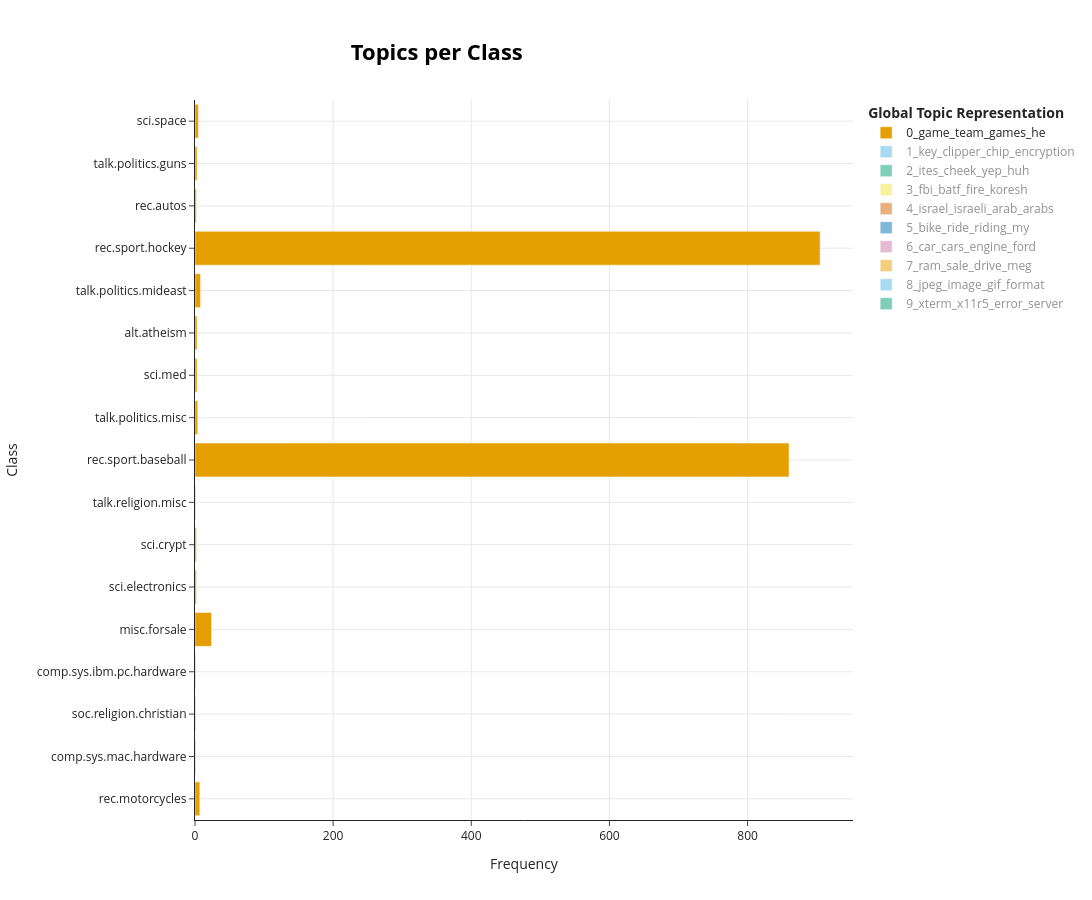

Here is the notebook cell this chart was saved with:
### Markdown cell above
The classes variable contains the class for each document. Then, we simply visualize these topics per class:

### Code cell
topic_model.visualize_topics_per_class(topics_per_class, top_n_topics=10)

### Figure 1 — Plotly figure (JSON) as saved in the notebook; plotly's stock layout.template omitted (floating-point values rounded to 4 significant figures)
{"data": [{"hoverinfo": "text", "hovertext": ["<b>Topic 0</b><br>Words: cage, anouncers, c5px3nkw0murdochaccvirginiaedu, booths, sumpreme", "<b>Topic 0</b><br>Words: jcssageccpurdueedu, pureesageccjcs, stalnaker, oooo, ernest", "<b>Topic 0</b><br>Words: sturm, doug, familiar, anyone, with", "<b>Topic 0</b><br>Words: quinea, papua, translation, buying, seriously", "<b>Topic 0</b><br>Words: tickets, ticket, contains, airlines, airline", "<b>Topic 0</b><br>Words: soccer, conference, philcmacseemcgillca, chicago, 45th", "<b>Topic 0</b><br>Words: ticket, v4, v5, yall, reversed", "<b>Topic 0</b><br>Words: hoffer, mentions, fanatic, noone, anymore", "<b>Topic 0</b><br>Words: game, team, he, games, year", "<b>Topic 0</b><br>Words: chrysler, chorus, dollar, sf, paxton", "<b>Topic 0</b><br>Words: bogota, paz, sulfites, sharen, stiffness", "<b>Topic 0</b><br>Words: carpenter, pressuretreated, carpenters, stairs, conner", "<b>Topic 0</b><br>Words: prisoners, sections, stones, pitchers, hairdresser", "<b>Topic 0</b><br>Words: game, team, hockey, games, 25", "<b>Topic 0</b><br>Words: sonnet, execs, opel, saab, stealing", "<b>Topic 0</b><br>Words: phill, allsacred, hungry, polar, drew", "<b>Topic 0</b><br>Words: station, clementine, song, askin, costigan"], "marker": {"color": "#E69F00"}, "name": "0_game_team_games_he", "orientation": "h", "type": "bar", "visible": true, "x": [7, 1, 1, 1, 24, 2, 2, 1, 860, 4, 3, 3, 8, 905, 2, 3, 5], "y": ["rec.motorcycles", "comp.sys.mac.hardware", "soc.religion.christian", "comp.sys.ibm.pc.hardware", "misc.forsale", "sci.electronics", "sci.crypt", "talk.religion.misc", "rec.sport.baseball", "talk.politics.misc", "sci.med", "alt.atheism", "talk.politics.mideast", "rec.sport.hockey", "rec.autos", "talk.politics.guns", "sci.space"]}, {"hoverinfo": "text", "hovertext": ["<b>Topic 1</b><br>Words: brilliant, flaw, sign, seriously, shown", "<b>Topic 1</b><br>Words: sequences, parser, esc, dsc, compliant", "<b>Topic 1</b><br>Words: key, address123, namejoe, rulesregulationslaws, cityanytown", "<b>Topic 1</b><br>Words: key, clipper, chip, encryption, keys", "<b>Topic 1</b><br>Words: initiative, wiretapping, urge, wellknown, clintons", "<b>Topic 1</b><br>Words: ssn, whoa, smoking, foods, eh", "<b>Topic 1</b><br>Words: keys, mathew, broadcasting, impropriety, government", "<b>Topic 1</b><br>Words: monitoring, peacenet, beijing, encyrption, igcs", "<b>Topic 1</b><br>Words: lterature, lloking, plase, prizms, lsi", "<b>Topic 1</b><br>Words: rewards, info, npr, secure, public", "<b>Topic 1</b><br>Words: intelliegence, mena, executives, corporate, steal"], "marker": {"color": "#56B4E9"}, "name": "1_key_clipper_chip_encryption", "orientation": "h", "type": "bar", "visible": "legendonly", "x": [1, 1, 4, 583, 6, 1, 3, 1, 2, 4, 1], "y": ["comp.graphics", "comp.windows.x", "sci.electronics", "sci.crypt", "talk.politics.misc", "sci.med", "alt.atheism", "talk.politics.mideast", "rec.autos", "talk.politics.guns", "sci.space"]}, {"hoverinfo": "text", "hovertext": ["<b>Topic 2</b><br>Words: yep, huh, ignore, forget, lets", "<b>Topic 2</b><br>Words: each, ites, cheek, yep, huh", "<b>Topic 2</b><br>Words: ites, cheek, yep, huh, ken", "<b>Topic 2</b><br>Words: ites, cheek, yep, huh, ken", "<b>Topic 2</b><br>Words: ites, cheek, yep, huh, ken", "<b>Topic 2</b><br>Words: ites, cheek, yep, huh, ken", "<b>Topic 2</b><br>Words: ites, cheek, yep, huh, ken", "<b>Topic 2</b><br>Words: ken, ites, cheek, yep, huh", "<b>Topic 2</b><br>Words: ites, cheek, yep, huh, ken", "<b>Topic 2</b><br>Words: ites, cheek, yep, huh, ken", "<b>Topic 2</b><br>Words: ites, cheek, yep, huh, ken", "<b>Topic 2</b><br>Words: why, ites, cheek, yep, huh", "<b>Topic 2</b><br>Words: ites, cheek, yep, huh, ken", "<b>Topic 2</b><br>Words: ites, cheek, yep, huh, ken", "<b>Topic 2</b><br>Words: ites, cheek, yep, huh, ken", "<b>Topic 2</b><br>Words: ites, cheek, yep, huh, ken", "<b>Topic 2</b><br>Words: ites, cheek, yep, huh, ken", "<b>Topic 2</b><br>Words: ites, cheek, 15, yep, huh", "<b>Topic 2</b><br>Words: ites, cheek, yep, huh, ken", "<b>Topic 2</b><br>Words: ites, cheek, yep, huh, ken"], "marker": {"color": "#009E73"}, "name": "2_ites_cheek_yep_huh", "orientation": "h", "type": "bar", "visible": "legendonly", "x": [31, 35, 22, 19, 6, 38, 18, 17, 26, 29, 23, 38, 19, 30, 20, 21, 24, 56, 24, 32], "y": ["rec.motorcycles", "comp.sys.mac.hardware", "soc.religion.christian", "comp.graphics", "comp.windows.x", "comp.os.ms-windows.misc", "comp.sys.ibm.pc.hardware", "misc.forsale", "sci.electronics", "sci.crypt", "talk.religion.misc", "rec.sport.baseball", "talk.politics.misc", "sci.med", "alt.atheism", "talk.politics.mideast", "rec.sport.hockey", "rec.autos", "talk.politics.guns", "sci.space"]}, {"hoverinfo": "text", "hovertext": ["<b>Topic 3</b><br>Words: doom, catch, department, inflicting, nyc", "<b>Topic 3</b><br>Words: compound, prophet, claimed, tear, koresh", "<b>Topic 3</b><br>Words: butane, nontoxic, phosgene, asphyxia, teletype", "<b>Topic 3</b><br>Words: waco, fbi, tactic, xd, massacre", "<b>Topic 3</b><br>Words: koresh, fbi, fire, batf, compound", "<b>Topic 3</b><br>Words: batf, fbi, koresh, fire, compound", "<b>Topic 3</b><br>Words: workers, employees, osha, afscme, inmates", "<b>Topic 3</b><br>Words: koresh, wp50, sequel, david, finished", "<b>Topic 3</b><br>Words: gerard, police, willett, adl, philippines", "<b>Topic 3</b><br>Words: batf, kindling, warrant, concussion, compound", "<b>Topic 3</b><br>Words: fbi, fire, batf, koresh, compound", "<b>Topic 3</b><br>Words: projectile, gun, chamber, barrel, gas"], "marker": {"color": "#F0E442"}, "name": "3_fbi_batf_fire_koresh", "orientation": "h", "type": "bar", "visible": "legendonly", "x": [1, 2, 5, 6, 58, 79, 4, 8, 2, 4, 275, 3], "y": ["rec.motorcycles", "soc.religion.christian", "sci.electronics", "sci.crypt", "talk.religion.misc", "talk.politics.misc", "sci.med", "alt.atheism", "talk.politics.mideast", "rec.autos", "talk.politics.guns", "sci.space"]}, {"hoverinfo": "text", "hovertext": ["<b>Topic 4</b><br>Words: tyre, boat, lebanon, bombings, guerrilla", "<b>Topic 4</b><br>Words: antidefamation, francisco, league, police, san", "<b>Topic 4</b><br>Words: existsthey, palastinians, afghans, philistines, sightseeing", "<b>Topic 4</b><br>Words: israel, israeli, arab, arabs, jews"], "marker": {"color": "#D55E00"}, "name": "4_israel_israeli_arab_arabs", "orientation": "h", "type": "bar", "visible": "legendonly", "x": [1, 2, 3, 322], "y": ["talk.religion.misc", "talk.politics.misc", "alt.atheism", "talk.politics.mideast"]}, {"hoverinfo": "text", "hovertext": ["<b>Topic 5</b><br>Words: bike, ride, riding, my, passenger", "<b>Topic 5</b><br>Words: annoying, sitting, notice, talking, christian", "<b>Topic 5</b><br>Words: courts, upheld, progressive, outright, violate", "<b>Topic 5</b><br>Words: train, 60mph, bullet, stationary, moving", "<b>Topic 5</b><br>Words: embassies, immunity, plates, parking, restricted", "<b>Topic 5</b><br>Words: cretinous, copped, seconded, drivers, chooses", "<b>Topic 5</b><br>Words: car, lane, driving, bike, speed", "<b>Topic 5</b><br>Words: roads, public, drunk, drivers, manditory", "<b>Topic 5</b><br>Words: mcelwane, rigidly, insemination, kmart, drinking"], "marker": {"color": "#0072B2"}, "name": "5_bike_ride_riding_my", "orientation": "h", "type": "bar", "visible": "legendonly", "x": [236, 1, 1, 1, 3, 3, 43, 4, 1], "y": ["rec.motorcycles", "comp.sys.ibm.pc.hardware", "sci.crypt", "talk.religion.misc", "talk.politics.misc", "alt.atheism", "rec.autos", "talk.politics.guns", "sci.space"]}, {"hoverinfo": "text", "hovertext": ["<b>Topic 6</b><br>Words: octane, car, cx500, cbr, 1990", "<b>Topic 6</b><br>Words: 3931216, cobalt, dinette, milano, exsoviet", "<b>Topic 6</b><br>Words: bulgaria, vesselin, embargo, controls, plenty", "<b>Topic 6</b><br>Words: se400, rainslick, wipes, flu, 1997", "<b>Topic 6</b><br>Words: car, cars, engine, ford, mustang", "<b>Topic 6</b><br>Words: rs71, mippselled, lbj, dubbed, sr71"], "marker": {"color": "#CC79A7"}, "name": "6_car_cars_engine_ford", "orientation": "h", "type": "bar", "visible": "legendonly", "x": [8, 2, 1, 1, 226, 1], "y": ["rec.motorcycles", "misc.forsale", "sci.crypt", "alt.atheism", "rec.autos", "sci.space"]}, {"hoverinfo": "text", "hovertext": ["<b>Topic 7</b><br>Words: eu, price, ram, apple, duo", "<b>Topic 7</b><br>Words: 50, 300, 10, 495, 35", "<b>Topic 7</b><br>Words: 48650s39288mb15200mbdisk, applesapples, functinality, cost, pcs", "<b>Topic 7</b><br>Words: mailorder, library, clip, art, eps", "<b>Topic 7</b><br>Words: motherboard, gateway, monitor, mb, card", "<b>Topic 7</b><br>Words: sale, ram, drive, meg, shipping", "<b>Topic 7</b><br>Words: pcb, traces, 256k, mono, 80x25", "<b>Topic 7</b><br>Words: totalled, miata, dell, 10k, rumor"], "marker": {"color": "#E69F00"}, "name": "7_ram_sale_drive_meg", "orientation": "h", "type": "bar", "visible": "legendonly", "x": [25, 2, 1, 6, 45, 120, 4, 1], "y": ["comp.sys.mac.hardware", "comp.graphics", "comp.windows.x", "comp.os.ms-windows.misc", "comp.sys.ibm.pc.hardware", "misc.forsale", "sci.electronics", "rec.autos"]}, {"hoverinfo": "text", "hovertext": ["<b>Topic 8</b><br>Words: code, jpeg, available, transoft, modula", "<b>Topic 8</b><br>Words: jpeg, image, gif, format, file", "<b>Topic 8</b><br>Words: gif, format, files, locate, file", "<b>Topic 8</b><br>Words: image, jpeg, file, images, gif", "<b>Topic 8</b><br>Words: melbourne, interleaves, ph036603243, 2476v, fax036621060", "<b>Topic 8</b><br>Words: nihimage, compressed, nssdc, display, images"], "marker": {"color": "#56B4E9"}, "name": "8_jpeg_image_gif_format", "orientation": "h", "type": "bar", "visible": "legendonly", "x": [4, 157, 12, 23, 2, 2], "y": ["comp.sys.mac.hardware", "comp.graphics", "comp.windows.x", "comp.os.ms-windows.misc", "comp.sys.ibm.pc.hardware", "sci.space"]}, {"hoverinfo": "text", "hovertext": ["<b>Topic 9</b><br>Words: 18002311570, gcc, tech, line, support", "<b>Topic 9</b><br>Words: dogfight, bugs, sometimes, multiverse, client", "<b>Topic 9</b><br>Words: xterm, x11r5, error, server, sun", "<b>Topic 9</b><br>Words: const, hashentry, virtual, hwindow, void", "<b>Topic 9</b><br>Words: gcc, libc, bad, ram, kernel"], "marker": {"color": "#009E73"}, "name": "9_xterm_x11r5_error_server", "orientation": "h", "type": "bar", "visible": "legendonly", "x": [1, 6, 180, 4, 1], "y": ["comp.sys.mac.hardware", "comp.graphics", "comp.windows.x", "comp.os.ms-windows.misc", "comp.sys.ibm.pc.hardware"]}], "layout": {"height": 900, "hoverlabel": {"bgcolor": "white", "font": {"family": "Rockwell", "size": 16}}, "legend": {"title": {"text": "<b>Global Topic Representation"}}, "title": {"font": {"color": "Black", "size": 22}, "text": "<b>Topics per Class</b>", "x": 0.4, "xanchor": "center", "y": 0.95, "yanchor": "top"}, "width": 1250, "xaxis": {"showgrid": true, "title": {"text": "Frequency"}}, "yaxis": {"showgrid": true, "title": {"text": "Class"}}}}
